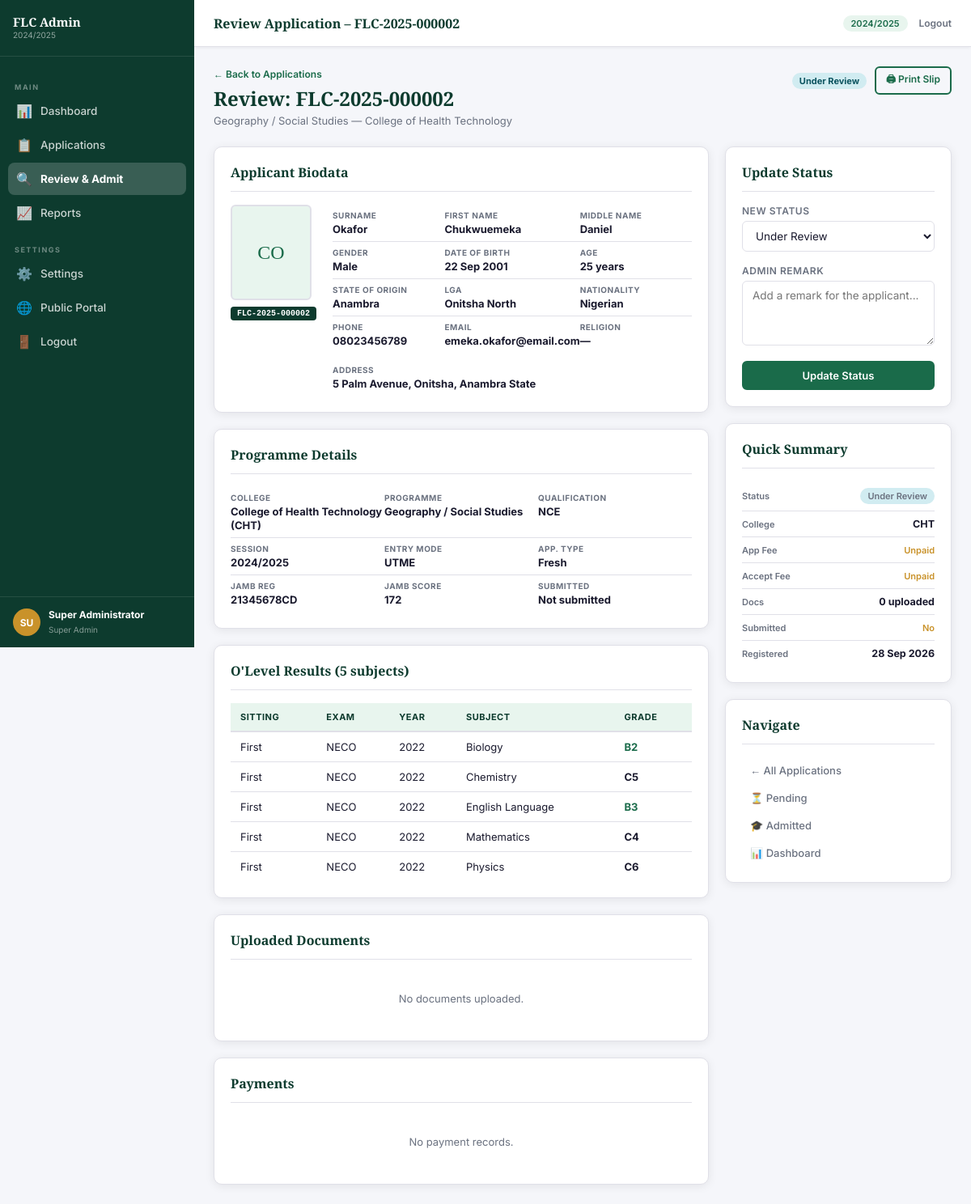
Page /admin/review.php?id=2 (signed in) on the committed database.
### tables this page shows
CREATE TABLE IF NOT EXISTS applications (
  id                  INT UNSIGNED   AUTO_INCREMENT PRIMARY KEY,
  applicant_id        INT UNSIGNED   NOT NULL,
  session_id          TINYINT UNSIGNED NOT NULL,
  college_id          TINYINT UNSIGNED NOT NULL,
  programme_id        SMALLINT UNSIGNED NOT NULL,
  application_type    ENUM('Fresh','Transfer','Direct Entry','International') NOT NULL DEFAULT 'Fresh',

   
  jamb_reg_number     VARCHAR(20),
  jamb_score          SMALLINT,
  olevel_school       VARCHAR(150),
  olevel_year1        YEAR,
  olevel_year2        YEAR,
  entry_mode          ENUM('UTME','Direct Entry','HND','Transfer','Entrance Exam','International') NOT NULL,

   
  destination_country VARCHAR(80),
  foreign_university  VARCHAR(150),

   
  status              ENUM('Pending','Under Review','Shortlisted',
                           'Admitted','Rejected','Deferred') NOT NULL DEFAULT 'Pending',
  admin_remark        TEXT,
  reviewed_by         SMALLINT UNSIGNED,
  reviewed_at         DATETIME,

   
  form_fee_paid       TINYINT(1)  NOT NULL DEFAULT 0,
  acceptance_paid     TINYINT(1)  NOT NULL DEFAULT 0,
  tuition_paid        TINYINT(1)  NOT NULL DEFAULT 0,

   
  step_personal       TINYINT(1)  NOT NULL DEFAULT 0,
  step_academic       TINYINT(1)  NOT NULL DEFAULT 0,
  step_documents      TINYINT(1)  NOT NULL DEFAULT 0,
  step_payment        TINYINT(1)  NOT NULL DEFAULT 0,
  step_submitted      TINYINT(1)  NOT NULL DEFAULT 0,

  submitted_at        DATETIME,
  created_at          TIMESTAMP   NOT NULL DEFAULT CURRENT_TIMESTAMP,
  updated_at          TIMESTAMP   NOT NULL DEFAULT CURRENT_TIMESTAMP ON UPDATE CURRENT_TIMESTAMP,

  FOREIGN KEY (applicant_id)  REFERENCES applicants(id)          ON DELETE CASCADE,
  FOREIGN KEY (session_id)    REFERENCES academic_sessions(id)   ON DELETE RESTRICT,
  FOREIGN KEY (college_id)    REFERENCES colleges(id)            ON DELETE RESTRICT,
  FOREIGN KEY (programme_id)  REFERENCES programmes(id)          ON DELETE RESTRICT,
  INDEX idx_status     (status),
  INDEX idx_applicant  (applicant_id),
  INDEX idx_programme  (programme_id)
);

CREATE TABLE IF NOT EXISTS applicants (
  id              INT UNSIGNED     AUTO_INCREMENT PRIMARY KEY,
  ref_number      VARCHAR(20)      NOT NULL UNIQUE,   
  surname         VARCHAR(80)      NOT NULL,
  firstname       VARCHAR(80)      NOT NULL,
  middlename      VARCHAR(80),
  email           VARCHAR(150)     NOT NULL UNIQUE,
  phone           VARCHAR(20)      NOT NULL,
  password_hash   VARCHAR(255)     NOT NULL,
  gender          ENUM('Male','Female','Other') NOT NULL,
  date_of_birth   DATE             NOT NULL,
  state_of_origin VARCHAR(60)      NOT NULL,
  lga             VARCHAR(80)      NOT NULL,
  nationality     VARCHAR(60)      NOT NULL DEFAULT 'Nigerian',
  religion        VARCHAR(40),
  home_address    TEXT             NOT NULL,
  passport_photo  VARCHAR(255),                   
  is_verified     TINYINT(1)       NOT NULL DEFAULT 0,
  verify_token    VARCHAR(100),
  reset_token     VARCHAR(100),
  reset_expires   DATETIME,
  last_login      DATETIME,
  created_at      TIMESTAMP        NOT NULL DEFAULT CURRENT_TIMESTAMP,
  updated_at      TIMESTAMP        NOT NULL DEFAULT CURRENT_TIMESTAMP ON UPDATE CURRENT_TIMESTAMP,
  INDEX idx_ref   (ref_number),
  INDEX idx_email (email)
);

CREATE TABLE IF NOT EXISTS programmes (
  id               SMALLINT UNSIGNED AUTO_INCREMENT PRIMARY KEY,
  department_id    SMALLINT UNSIGNED NOT NULL,
  college_id       TINYINT UNSIGNED  NOT NULL,
  code             VARCHAR(20)  NOT NULL UNIQUE,
  name             VARCHAR(180) NOT NULL,
  qualification    VARCHAR(60)  NOT NULL,    
  duration_years   TINYINT      NOT NULL DEFAULT 2,
  requirements     TEXT,                     
  application_fee  DECIMAL(10,2) NOT NULL DEFAULT 5000.00,
  acceptance_fee   DECIMAL(10,2) NOT NULL DEFAULT 10000.00,
  tuition_fee      DECIMAL(10,2) NOT NULL DEFAULT 0.00,
  is_active        TINYINT(1)   NOT NULL DEFAULT 1,
  created_at       TIMESTAMP    NOT NULL DEFAULT CURRENT_TIMESTAMP,
  FOREIGN KEY (department_id) REFERENCES departments(id) ON DELETE CASCADE,
  FOREIGN KEY (college_id)    REFERENCES colleges(id)    ON DELETE CASCADE
);

CREATE TABLE IF NOT EXISTS colleges (
  id          TINYINT UNSIGNED AUTO_INCREMENT PRIMARY KEY,
  code        VARCHAR(20)  NOT NULL UNIQUE,    
  name        VARCHAR(120) NOT NULL,
  description TEXT,
  is_active   TINYINT(1)   NOT NULL DEFAULT 1,
  created_at  TIMESTAMP    NOT NULL DEFAULT CURRENT_TIMESTAMP
);

CREATE TABLE IF NOT EXISTS academic_sessions (
  id          TINYINT UNSIGNED AUTO_INCREMENT PRIMARY KEY,
  session     VARCHAR(20)  NOT NULL UNIQUE,   
  is_current  TINYINT(1)   NOT NULL DEFAULT 0,
  start_date  DATE,
  end_date    DATE,
  created_at  TIMESTAMP    NOT NULL DEFAULT CURRENT_TIMESTAMP
);

CREATE TABLE IF NOT EXISTS olevel_results (
  id              INT UNSIGNED   AUTO_INCREMENT PRIMARY KEY,
  application_id  INT UNSIGNED   NOT NULL,
  sitting         ENUM('First','Second') NOT NULL DEFAULT 'First',
  exam_type       ENUM('WAEC','NECO','NABTEB','GCE','Others') NOT NULL,
  exam_year       YEAR           NOT NULL,
  subject         VARCHAR(80)    NOT NULL,
  grade           VARCHAR(5)     NOT NULL,    
  FOREIGN KEY (application_id) REFERENCES applications(id) ON DELETE CASCADE,
  INDEX idx_app (application_id)
);

### admin/review.php (the view, shortened to what the rows shown need)
<?php
require_once dirname(__DIR__) . '/includes/functions.php';
$appId = (int)($_GET['id'] ?? 0);
$appStmt = $pdo->prepare("
    SELECT a.*, ap.*, p.name AS programme_name, p.qualification,
           c.name AS college_name, c.code AS college_code,
           s.session AS academic_session
    FROM   applications a
    JOIN   applicants ap   ON a.applicant_id  = ap.id
    JOIN   programmes p    ON a.programme_id  = p.id
    JOIN   colleges c      ON a.college_id    = c.id
    JOIN   academic_sessions s ON a.session_id = s.id
    WHERE  a.id = ?
");
$appStmt->execute([$appId]);
$app = $appStmt->fetch();
$olStmt = $pdo->prepare("SELECT * FROM olevel_results WHERE application_id=? ORDER BY sitting,subject");
$olStmt->execute([$appId]);
$olevels = $olStmt->fetchAll();
$statuses = ['Pending','Under Review','Shortlisted','Admitted','Rejected','Deferred'];
$pageTitle = 'Review Application – ' . $app['ref_number'];
require_once dirname(__DIR__) . '/admin/partials/admin-header.php';
?>
<div class="admin-content">
    <div class="admin-page-header">
        <div>
            <a href="<?= BASE_URL ?>/admin/applicants.php" class="back-link">← Back to Applications</a>
            <h1>Review: <?= e($app['ref_number']) ?></h1>
            <p><?= e($app['programme_name']) ?> — <?= e($app['college_name']) ?></p>
        </div>
        <div class="admin-page-actions">
            <?= statusBadge($app['status']) ?>
            <a href="<?= BASE_URL ?>/print-slip.php?admin=1&id=<?= $appId ?>"
               class="btn btn-outline btn-sm" target="_blank">🖨 Print Slip</a>
        </div>
    </div>
    <div class="review-layout">
        <div class="review-main">
            <div class="admin-card">
                <div class="review-bio">
                    <div class="review-bio-photo">
                        <?php if ($app['passport_photo']): ?>
                        <img src="<?= UPLOAD_URL . e($app['passport_photo']) ?>" alt="Passport">
                        <?php else: ?>
                        <div class="bio-photo-ph">
                            <?= strtoupper(substr($app['firstname'],0,1).substr($app['surname'],0,1)) ?>
                        </div>
                        <?php endif; ?>
                        <div class="ref-tag"><?= e($app['ref_number']) ?></div>
                    </div>
                    <div class="review-bio-info">
                        <div class="review-grid-3">
                            <div class="rv"><span>Surname</span><strong><?= e($app['surname']) ?></strong></div>
                            <div class="rv"><span>First Name</span><strong><?= e($app['firstname']) ?></strong></div>
                            <div class="rv"><span>Middle Name</span><strong><?= e($app['middlename'] ?? '—') ?></strong></div>
                            <div class="rv"><span>Gender</span><strong><?= e($app['gender']) ?></strong></div>
                            <div class="rv"><span>Date of Birth</span><strong><?= formatDate($app['date_of_birth']) ?></strong></div>
                            <div class="rv"><span>Age</span><strong><?= calculateAge($app['date_of_birth']) ?> years</strong></div>
                            <div class="rv"><span>State of Origin</span><strong><?= e($app['state_of_origin']) ?></strong></div>
                            <div class="rv"><span>LGA</span><strong><?= e($app['lga']) ?></strong></div>
                            <div class="rv"><span>Nationality</span><strong><?= e($app['nationality']) ?></strong></div>
                            <div class="rv"><span>Phone</span><strong><?= e($app['phone']) ?></strong></div>
                            <div class="rv"><span>Email</span><strong><?= e($app['email']) ?></strong></div>
                            <div class="rv"><span>Religion</span><strong><?= e($app['religion'] ?? '—') ?></strong></div>
                        </div>
                        <div class="rv" style="margin-top:8px"><span>Address</span><strong><?= e($app['home_address']) ?></strong></div>
                    </div>
                </div>
            </div>
            <div class="admin-card">
                <div class="review-grid-3">
                    <div class="rv"><span>College</span><strong><?= e($app['college_name']) ?> (<?= e($app['college_code']) ?>)</strong></div>
                    <div class="rv"><span>Programme</span><strong><?= e($app['programme_name']) ?></strong></div>
                    <div class="rv"><span>Qualification</span><strong><?= e($app['qualification']) ?></strong></div>
                    <div class="rv"><span>Session</span><strong><?= e($app['academic_session']) ?></strong></div>
                    <div class="rv"><span>Entry Mode</span><strong><?= e($app['entry_mode']) ?></strong></div>
                    <div class="rv"><span>App. Type</span><strong><?= e($app['application_type']) ?></strong></div>
                    <?php if ($app['jamb_reg_number']): ?>
                    <div class="rv"><span>JAMB Reg</span><strong><?= e($app['jamb_reg_number']) ?></strong></div>
                    <div class="rv"><span>JAMB Score</span><strong><?= e($app['jamb_score']) ?></strong></div>
                    <?php endif; ?>
                </div>
            </div>
            <?php if ($olevels): ?>
            <div class="admin-card">
                <table class="admin-table">
                    <thead><tr><th>Sitting</th><th>Exam</th><th>Year</th><th>Subject</th><th>Grade</th></tr></thead>
                    <tbody>
                        <?php foreach ($olevels as $r): ?>
                        <tr>
                            <td><?= e($r['sitting']) ?></td>
                            <td><?= e($r['exam_type']) ?></td>
                            <td><?= e($r['exam_year']) ?></td>
                            <td><?= e($r['subject']) ?></td>
                            <td><strong class="<?= in_array($r['grade'],['A1','B2','B3'])?'grade-good':'grade-pass' ?>"><?= e($r['grade']) ?></strong></td>
                        </tr>
                        <?php endforeach; ?>
                    </tbody>
                </table>
            </div>
            <?php endif; ?>
        </div>
        <div class="review-sidebar">
            <div class="admin-card">
                <form method="POST" action="">
                    <div class="form-group">
                        <label class="form-label">New Status</label>
                        <select name="status" class="form-control" required>
                            <?php foreach ($statuses as $st): ?>
                            <option value="<?= $st ?>" <?= $app['status']===$st?'selected':'' ?>><?= $st ?></option>
                            <?php endforeach; ?>
                        </select>
                    </div>
                </form>
            </div>
            <div class="admin-card">
                <div class="info-list">
                    <div class="il-item"><span>Status</span><?= statusBadge($app['status']) ?></div>
                    <div class="il-item"><span>College</span><strong><?= e($app['college_code']) ?></strong></div>
                    <div class="il-item"><span>Registered</span><strong><?= formatDate($app['created_at']) ?></strong></div>
                </div>
            </div>
        </div>
    </div>
</div>
<?php require_once dirname(__DIR__) . '/admin/partials/admin-footer.php'; ?>

### admin/partials/admin-header.php (shortened to what the rows shown need)
<!DOCTYPE html>
<html lang="en">
<head>
<link rel="stylesheet" href="<?= BASE_URL ?>/assets/css/admin.css">
</head>
<body class="admin-body">
<div class="admin-layout">
    <div class="admin-main">
        <header class="admin-topbar">
            <div class="topbar-title"><?= isset($pageTitle) ? e($pageTitle) : 'Admin Panel' ?></div>
            <div class="topbar-right">
                <span class="topbar-session"><?= SITE_SESSION ?></span>
                <a href="<?= BASE_URL ?>/process/logout.php" class="topbar-logout">Logout</a>
            </div>
        </header>

### includes/functions.php (shortened to what the rows shown need)
<?php
function e(string $str): string
{
    return htmlspecialchars($str, ENT_QUOTES | ENT_HTML5, 'UTF-8');
}
function formatDate(string $date): string
{
    return date('d M Y', strtotime($date));
}
function calculateAge(string $dob): int
{
    return (int) date_diff(date_create($dob), date_create('today'))->y;
}
function statusBadge(string $status): string
{
    $map = [
        'Pending'      => 'badge-warning',
        'Under Review' => 'badge-info',
        'Shortlisted'  => 'badge-primary',
        'Admitted'     => 'badge-success',
        'Rejected'     => 'badge-danger',
        'Deferred'     => 'badge-secondary',
    ];
    $class = $map[$status] ?? 'badge-secondary';
    return "<span class=\"badge {$class}\">" . e($status) . "</span>";
}

### rows in the picture
applications: applicant.ref_number "Review Application – FLC-2025-000002", applicant.ref_number "FLC-2025-000002", programme.name "Geography / Social Studies", college.name "College of Health Technology", status "Under Review Under Review", applicant.surname "CO", applicant.surname "Okafor", applicant.firstname "Chukwuemeka", applicant.middlename "Daniel", applicant.gender "Male", applicant.date_of_birth "22 Sep 2001", applicant.date_of_birth "25", applicant.state_of_origin "Anambra", applicant.lga "Onitsha North", applicant.nationality "Nigerian", applicant.phone "08023456789", applicant.email "emeka.okafor@email.com", applicant.religion "—", applicant.home_address "5 Palm Avenue, Onitsha, Anambra State", college.code "CHT", programme.qualification "NCE", session.session "2024/2025", entry_mode "UTME", application_type "Fresh", jamb_reg_number "21345678CD", jamb_score "172", status "Under Review", applicant.created_at "28 Sep 2026"
olevel_results: sitting "First", exam_type "NECO", exam_year "2022", subject "Biology", grade "B2"
olevel_results: sitting "First", exam_type "NECO", exam_year "2022", subject "Chemistry", grade "C5"
olevel_results: sitting "First", exam_type "NECO", exam_year "2022", subject "English Language", grade "B3"
olevel_results: sitting "First", exam_type "NECO", exam_year "2022", subject "Mathematics", grade "C4"
olevel_results: sitting "First", exam_type "NECO", exam_year "2022", subject "Physics", grade "C6"

### other values in the picture
SITE_SESSION "2024/2025"
substr($_SESSION['admin_name'],0,2) "SU"
$_SESSION['admin_name'] "Super Administrator"
$_SESSION['admin_role'] "Super Admin"
count($olevels) "5"
count($documents) "0"
